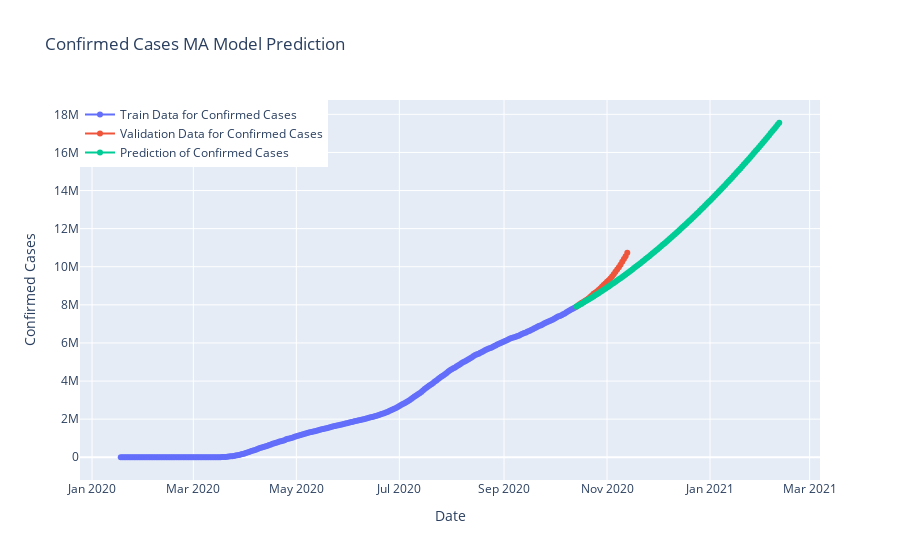

Notebook cell for this chart:
### Code cell
fig=go.Figure()
fig.add_trace(go.Scatter(x=model_train.index, y=model_train["cumulative_confirmed"],
                    mode='lines+markers',name="Train Data for Confirmed Cases"))
fig.add_trace(go.Scatter(x=valid.index, y=valid["cumulative_confirmed"],
                    mode='lines+markers',name="Validation Data for Confirmed Cases",))
fig.add_trace(go.Scatter(x=y_pred.index, y=y_pred["MA Model Prediction"],
                    mode='lines+markers',name="Prediction of Confirmed Cases",))
fig.update_layout(title="Confirmed Cases MA Model Prediction",
                 xaxis_title="Date",yaxis_title="Confirmed Cases",legend=dict(x=0,y=1,traceorder="normal"))
fig.show()
